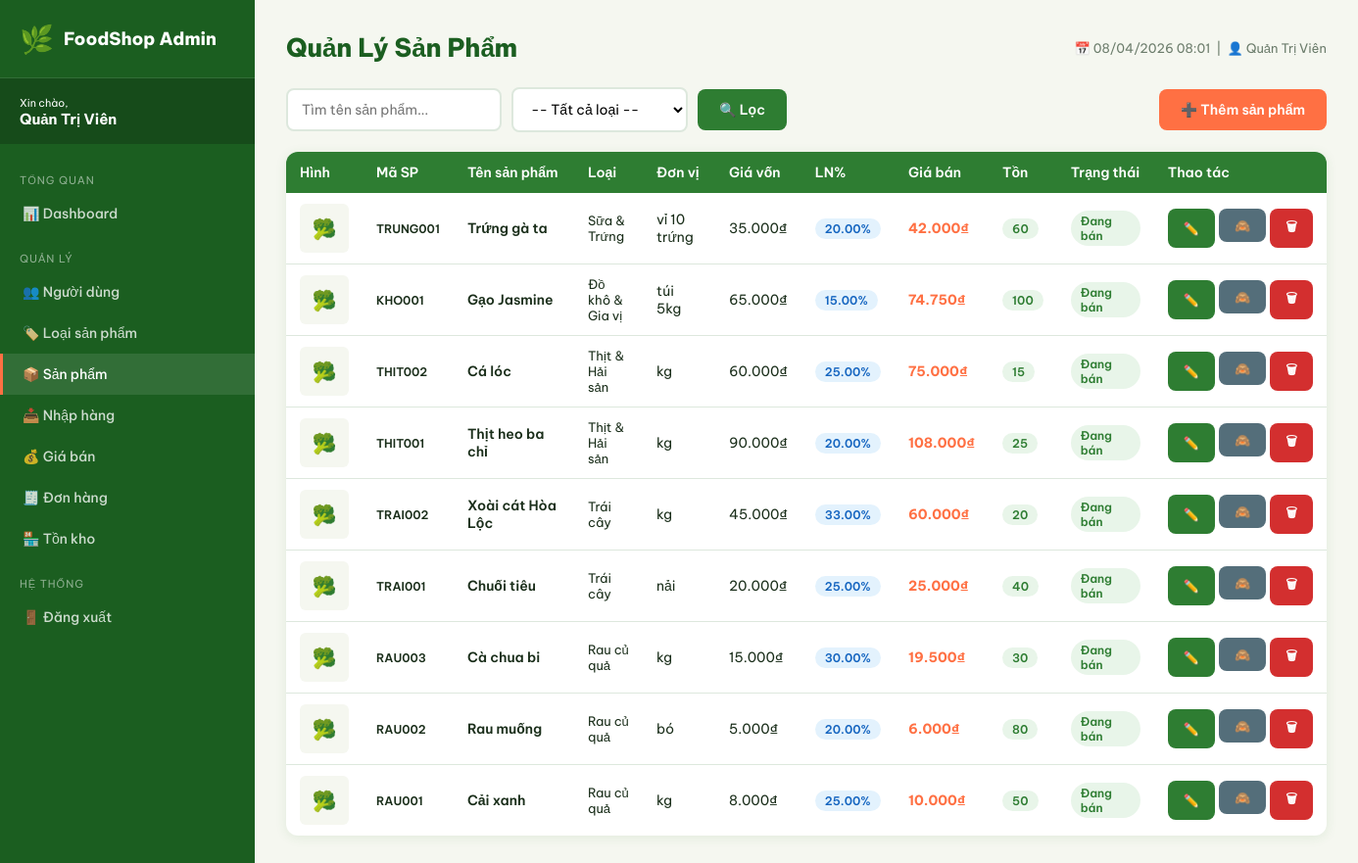
/admin/products.php (signed in), run on the app's committed database.
### tables this page shows
CREATE TABLE products (
    id INT AUTO_INCREMENT PRIMARY KEY,
    category_id INT NOT NULL,
    code VARCHAR(50) UNIQUE NOT NULL,
    name VARCHAR(300) NOT NULL,
    description TEXT,
    unit VARCHAR(50) DEFAULT 'kg',
    image VARCHAR(300),
    cost_price DECIMAL(12,2) DEFAULT 0,
    profit_rate DECIMAL(5,2) DEFAULT 20.00,
    sell_price DECIMAL(12,2) DEFAULT 0,
    stock INT DEFAULT 0,
    status ENUM('show','hide') DEFAULT 'show',
    created_at TIMESTAMP DEFAULT CURRENT_TIMESTAMP,
    FOREIGN KEY (category_id) REFERENCES categories(id)
);

CREATE TABLE categories (
    id INT AUTO_INCREMENT PRIMARY KEY,
    name VARCHAR(200) NOT NULL,
    slug VARCHAR(200),
    description TEXT,
    status ENUM('show','hide') DEFAULT 'show',
    profit_rate DECIMAL(5,2) DEFAULT 20.00
);

### config/functions.php (called while the page is built, shortened)
<?php
function formatPrice($price) {
    return number_format($price, 0, ',', '.') . '₫';
}
function sanitize($str) {
    return htmlspecialchars(trim($str), ENT_QUOTES, 'UTF-8');
}

### admin/products.php (the view, shortened to what this page needs)
<?php
$page_title = 'Quản Lý Sản Phẩm';
require_once 'includes/header.php';
$q      = trim($_GET['q'] ?? '');
$where  = []; $params = [];
$where_sql = $where ? 'WHERE ' . implode(' AND ', $where) : '';
$stmt = $pdo->prepare("SELECT p.*, c.name as cat_name FROM products p JOIN categories c ON p.category_id=c.id $where_sql ORDER BY p.id DESC");
$stmt->execute($params);
$products = $stmt->fetchAll();
?>
<div style="display:flex;justify-content:space-between;align-items:center;margin-bottom:20px;flex-wrap:wrap;gap:12px;">
    <form style="display:flex;gap:10px;align-items:center;flex-wrap:wrap;">
        <input type="text" name="q" class="form-control" placeholder="Tìm tên sản phẩm..." value="<?= sanitize($q) ?>" style="width:220px">
        <select name="cat" class="form-control" style="width:180px">
            <option value="">-- Tất cả loại --</option>
        </select>
        <button type="submit" class="btn btn-primary">🔍 Lọc</button>
    </form>
    <button class="btn btn-accent" onclick="document.getElementById('modal-add').style.display='flex'">➕ Thêm sản phẩm</button>
</div>
<div class="card">
    <div class="table-wrap">
        <table class="table">
            <thead><tr>
                <th>Hình</th><th>Mã SP</th><th>Tên sản phẩm</th><th>Loại</th><th>Đơn vị</th><th>Giá vốn</th><th>LN%</th><th>Giá bán</th><th>Tồn</th><th>Trạng thái</th><th>Thao tác</th>
            </tr></thead>
            <tbody>
            <?php foreach ($products as $p): ?>
            <tr>
                <td>
                    <?php if ($p['image'] && file_exists(__DIR__.'/../uploads/products/'.$p['image'])): ?>
                        <img src="/shop/uploads/products/<?= $p['image'] ?>" alt="">
                    <?php else: ?>
                        <div style="width:50px;height:50px;background:var(--bg);border-radius:6px;display:flex;align-items:center;justify-content:center;font-size:20px;">🥦</div>
                    <?php endif; ?>
                </td>
                <td style="font-size:12px;font-weight:600;"><?= sanitize($p['code']) ?></td>
                <td style="font-weight:600;max-width:160px"><?= sanitize($p['name']) ?></td>
                <td style="font-size:13px"><?= sanitize($p['cat_name']) ?></td>
                <td><?= sanitize($p['unit']) ?></td>
                <td><?= formatPrice($p['cost_price']) ?></td>
                <td><span class="badge badge-info"><?= $p['profit_rate'] ?>%</span></td>
                <td style="font-weight:700;color:var(--accent)"><?= formatPrice($p['sell_price']) ?></td>
                <td>
                    <span class="badge <?= $p['stock'] <= LOW_STOCK_THRESHOLD ? 'badge-danger' : 'badge-success' ?>">
                        <?= $p['stock'] ?>
                    </span>
                </td>
                <td><span class="badge <?= $p['status']==='show'?'badge-success':'badge-secondary' ?>"><?= $p['status']==='show'?'Đang bán':'Đã ẩn' ?></span></td>
                <td>
                    <div style="display:flex;gap:4px;">
                        <button class="btn btn-primary btn-sm" onclick='editProduct(<?= htmlspecialchars(json_encode($p)) ?>)'>✏️</button>
                        <form method="POST" style="display:inline">
                            <button type="submit" class="btn btn-secondary btn-sm"><?= $p['status']==='show'?'🙈':'👁️' ?></button>
                        </form>
                        <form method="POST" style="display:inline">
                            <button type="submit" class="btn btn-danger btn-sm" onclick="return confirm('Xóa sản phẩm này?')">🗑</button>
                        </form>
                    </div>
                </td>
            </tr>
            <?php endforeach; ?>
            </tbody>
        </table>
    </div>
</div>
<?php require_once 'includes/footer.php'; ?>

### admin/includes/header.php (shortened to what this page needs)
<?php
require_once __DIR__ . '/../../config/functions.php';
$current_page = basename($_SERVER['PHP_SELF']);
?>
<!DOCTYPE html>
<html lang="vi">
<head>
<link rel="stylesheet" href="/shop/assets/css/style.css">
</head>
<body>
<div class="admin-layout">
<aside class="admin-sidebar">
    <div class="sidebar-logo">
        <span style="font-size:28px">🌿</span>
        <span>FoodShop Admin</span>
    </div>
    <div class="admin-user">
        <small>Xin chào,</small>
        <strong><?= sanitize($_SESSION['fullname'] ?? 'Admin') ?></strong>
    </div>
    <nav class="sidebar-nav">
        <div class="nav-group-title">Tổng quan</div>
        <a href="/shop/admin/index.php"           class="<?= $current_page==='index.php'?'active':'' ?>">📊 Dashboard</a>
        <div class="nav-group-title">Quản lý</div>
        <a href="/shop/admin/users.php"           class="<?= $current_page==='users.php'?'active':'' ?>">👥 Người dùng</a>
        <a href="/shop/admin/categories.php"      class="<?= $current_page==='categories.php'?'active':'' ?>">🏷️ Loại sản phẩm</a>
        <a href="/shop/admin/products.php"        class="<?= $current_page==='products.php'?'active':'' ?>">📦 Sản phẩm</a>
        <a href="/shop/admin/import.php"          class="<?= $current_page==='import.php'?'active':'' ?>">📥 Nhập hàng</a>
        <a href="/shop/admin/pricing.php"         class="<?= $current_page==='pricing.php'?'active':'' ?>">💰 Giá bán</a>
        <a href="/shop/admin/orders.php"          class="<?= $current_page==='orders.php'?'active':'' ?>">🧾 Đơn hàng</a>
        <a href="/shop/admin/inventory.php"       class="<?= $current_page==='inventory.php'?'active':'' ?>">🏪 Tồn kho</a>
        <div class="nav-group-title">Hệ thống</div>
        <a href="/shop/admin/logout.php">🚪 Đăng xuất</a>
    </nav>
</aside>
<main class="admin-content">
<div class="admin-topbar">
    <h1><?= isset($page_title) ? sanitize($page_title) : 'Dashboard' ?></h1>
    <div style="font-size:13px; color:var(--text-muted);">
        📅 <?= date('d/m/Y H:i') ?> &nbsp;|&nbsp;
        👤 <?= sanitize($_SESSION['fullname'] ?? '') ?>
    </div>
</div>

### admin/includes/footer.php (shortened to what this page needs)
</main>
</div>
</body>
</html>

### assets/css/style.css (style rules this page uses)
:root { --primary: #2e7d32; --primary-light: #4caf50; --primary-dark: #1b5e20; --accent: #ff7043; --accent-light: #ff8a65; --bg: #f5f7f0; --white: #ffffff; --text: #1a2e1a; --text-muted: #6b7c6b; --border: #dde8dd; --shadow: 0 2px 12px rgba(46,125,50,0.10); --shadow-hover: 0 8px 32px rgba(46,125,50,0.18); --radius: 12px; --radius-sm: 8px; }
* { box-sizing: border-box; margin: 0; padding: 0; }
body { font-family: 'Be Vietnam Pro', sans-serif; background: var(--bg); color: var(--text); min-height: 100vh; }
a { color: inherit; text-decoration: none; }
.btn { display: inline-flex; align-items: center; justify-content: center; gap: 6px; padding: 10px 20px; border-radius: var(--radius-sm); font-family: inherit; font-size: 14px; font-weight: 600; cursor: pointer; border: 2px solid transparent; transition: all 0.2s; text-decoration: none; }
.btn-primary { background: var(--primary); color: white; }
.btn-accent { background: var(--accent); color: white; }
.btn-sm { padding: 7px 14px; font-size: 13px; }
.btn-danger { background: #d32f2f; color: white; }
.btn-secondary { background: #546e7a; color: white; }
.form-control { width: 100%; padding: 11px 14px; border: 2px solid var(--border); border-radius: var(--radius-sm); font-family: inherit; font-size: 14px; outline: none; transition: border-color 0.2s; background: white; }
select.form-control { cursor: pointer; }
.table-wrap { overflow-x: auto; }
.table { width: 100%; border-collapse: collapse; font-size: 14px; }
.table th { background: var(--primary); color: white; padding: 12px 14px; font-weight: 600; text-align: left; white-space: nowrap; }
.table td { padding: 11px 14px; border-bottom: 1px solid var(--border); vertical-align: middle; }
.table tr:last-child td { border-bottom: none; }
.badge { display: inline-block; padding: 3px 10px; border-radius: 50px; font-size: 12px; font-weight: 600; }
.badge-success { background: #e8f5e9; color: #2e7d32; }
.badge-info { background: #e3f2fd; color: #1565c0; }
.card { background: white; border-radius: var(--radius); box-shadow: var(--shadow); overflow: hidden; }
.admin-layout { display: flex; min-height: 100vh; }
.admin-sidebar { width: 260px; background: var(--primary-dark); color: white; flex-shrink: 0; display: flex; flex-direction: column; position: fixed; top: 0; left: 0; bottom: 0; overflow-y: auto; z-index: 50; }
.admin-sidebar .sidebar-logo { padding: 22px 20px; border-bottom: 1px solid rgba(255,255,255,0.1); display: flex; align-items: center; gap: 10px; }
.admin-sidebar .sidebar-logo span { font-size: 18px; font-weight: 800; }
.admin-sidebar .admin-user { padding: 16px 20px; background: rgba(0,0,0,0.2); font-size: 13px; }
.admin-sidebar .admin-user strong { display: block; font-size: 15px; }
.sidebar-nav { flex: 1; padding: 12px 0; }
.sidebar-nav a { display: flex; align-items: center; gap: 10px; padding: 12px 20px; color: rgba(255,255,255,0.78); font-size: 14px; font-weight: 500; transition: all 0.2s; border-left: 3px solid transparent; }
.sidebar-nav a:hover, .sidebar-nav a.active { background: rgba(255,255,255,0.1); color: white; border-left-color: var(--accent); }
.sidebar-nav .nav-group-title { font-size: 11px; text-transform: uppercase; padding: 18px 20px 6px; opacity: 0.5; letter-spacing: 1px; }
.admin-content { margin-left: 260px; flex: 1; padding: 32px; background: var(--bg); min-height: 100vh; }
.admin-topbar { display: flex; align-items: center; justify-content: space-between; margin-bottom: 24px; }
.admin-topbar h1 { font-size: 26px; font-weight: 800; color: var(--primary-dark); }

### data on the page
products: code "TRUNG001", name "Trứng gà ta", category.name "Sữa & Trứng", unit "vỉ 10 trứng", cost_price "35.000₫", profit_rate "20.00", sell_price "42.000₫", stock "60", status "Đang bán"
products: code "KHO001", name "Gạo Jasmine", category.name "Đồ khô & Gia vị", unit "túi 5kg", cost_price "65.000₫", profit_rate "15.00", sell_price "74.750₫", stock "100", status "Đang bán"
products: code "THIT002", name "Cá lóc", category.name "Thịt & Hải sản", unit "kg", cost_price "60.000₫", profit_rate "25.00", sell_price "75.000₫", stock "15", status "Đang bán"
products: code "THIT001", name "Thịt heo ba chỉ", category.name "Thịt & Hải sản", unit "kg", cost_price "90.000₫", profit_rate "20.00", sell_price "108.000₫", stock "25", status "Đang bán"
products: code "TRAI002", name "Xoài cát Hòa Lộc", category.name "Trái cây", unit "kg", cost_price "45.000₫", profit_rate "33.00", sell_price "60.000₫", stock "20", status "Đang bán"
products: code "TRAI001", name "Chuối tiêu", category.name "Trái cây", unit "nải", cost_price "20.000₫", profit_rate "25.00", sell_price "25.000₫", stock "40", status "Đang bán"
products: code "RAU003", name "Cà chua bi", category.name "Rau củ quả", unit "kg", cost_price "15.000₫", profit_rate "30.00", sell_price "19.500₫", stock "30", status "Đang bán"
products: code "RAU002", name "Rau muống", category.name "Rau củ quả", unit "bó", cost_price "5.000₫", profit_rate "20.00", sell_price "6.000₫", stock "80", status "Đang bán"
products: code "RAU001", name "Cải xanh", category.name "Rau củ quả", unit "kg", cost_price "8.000₫", profit_rate "25.00", sell_price "10.000₫", stock "50", status "Đang bán"

### other printed values
$_SESSION['fullname'] "Quản Trị Viên"
$page_title "Quản Lý Sản Phẩm"
